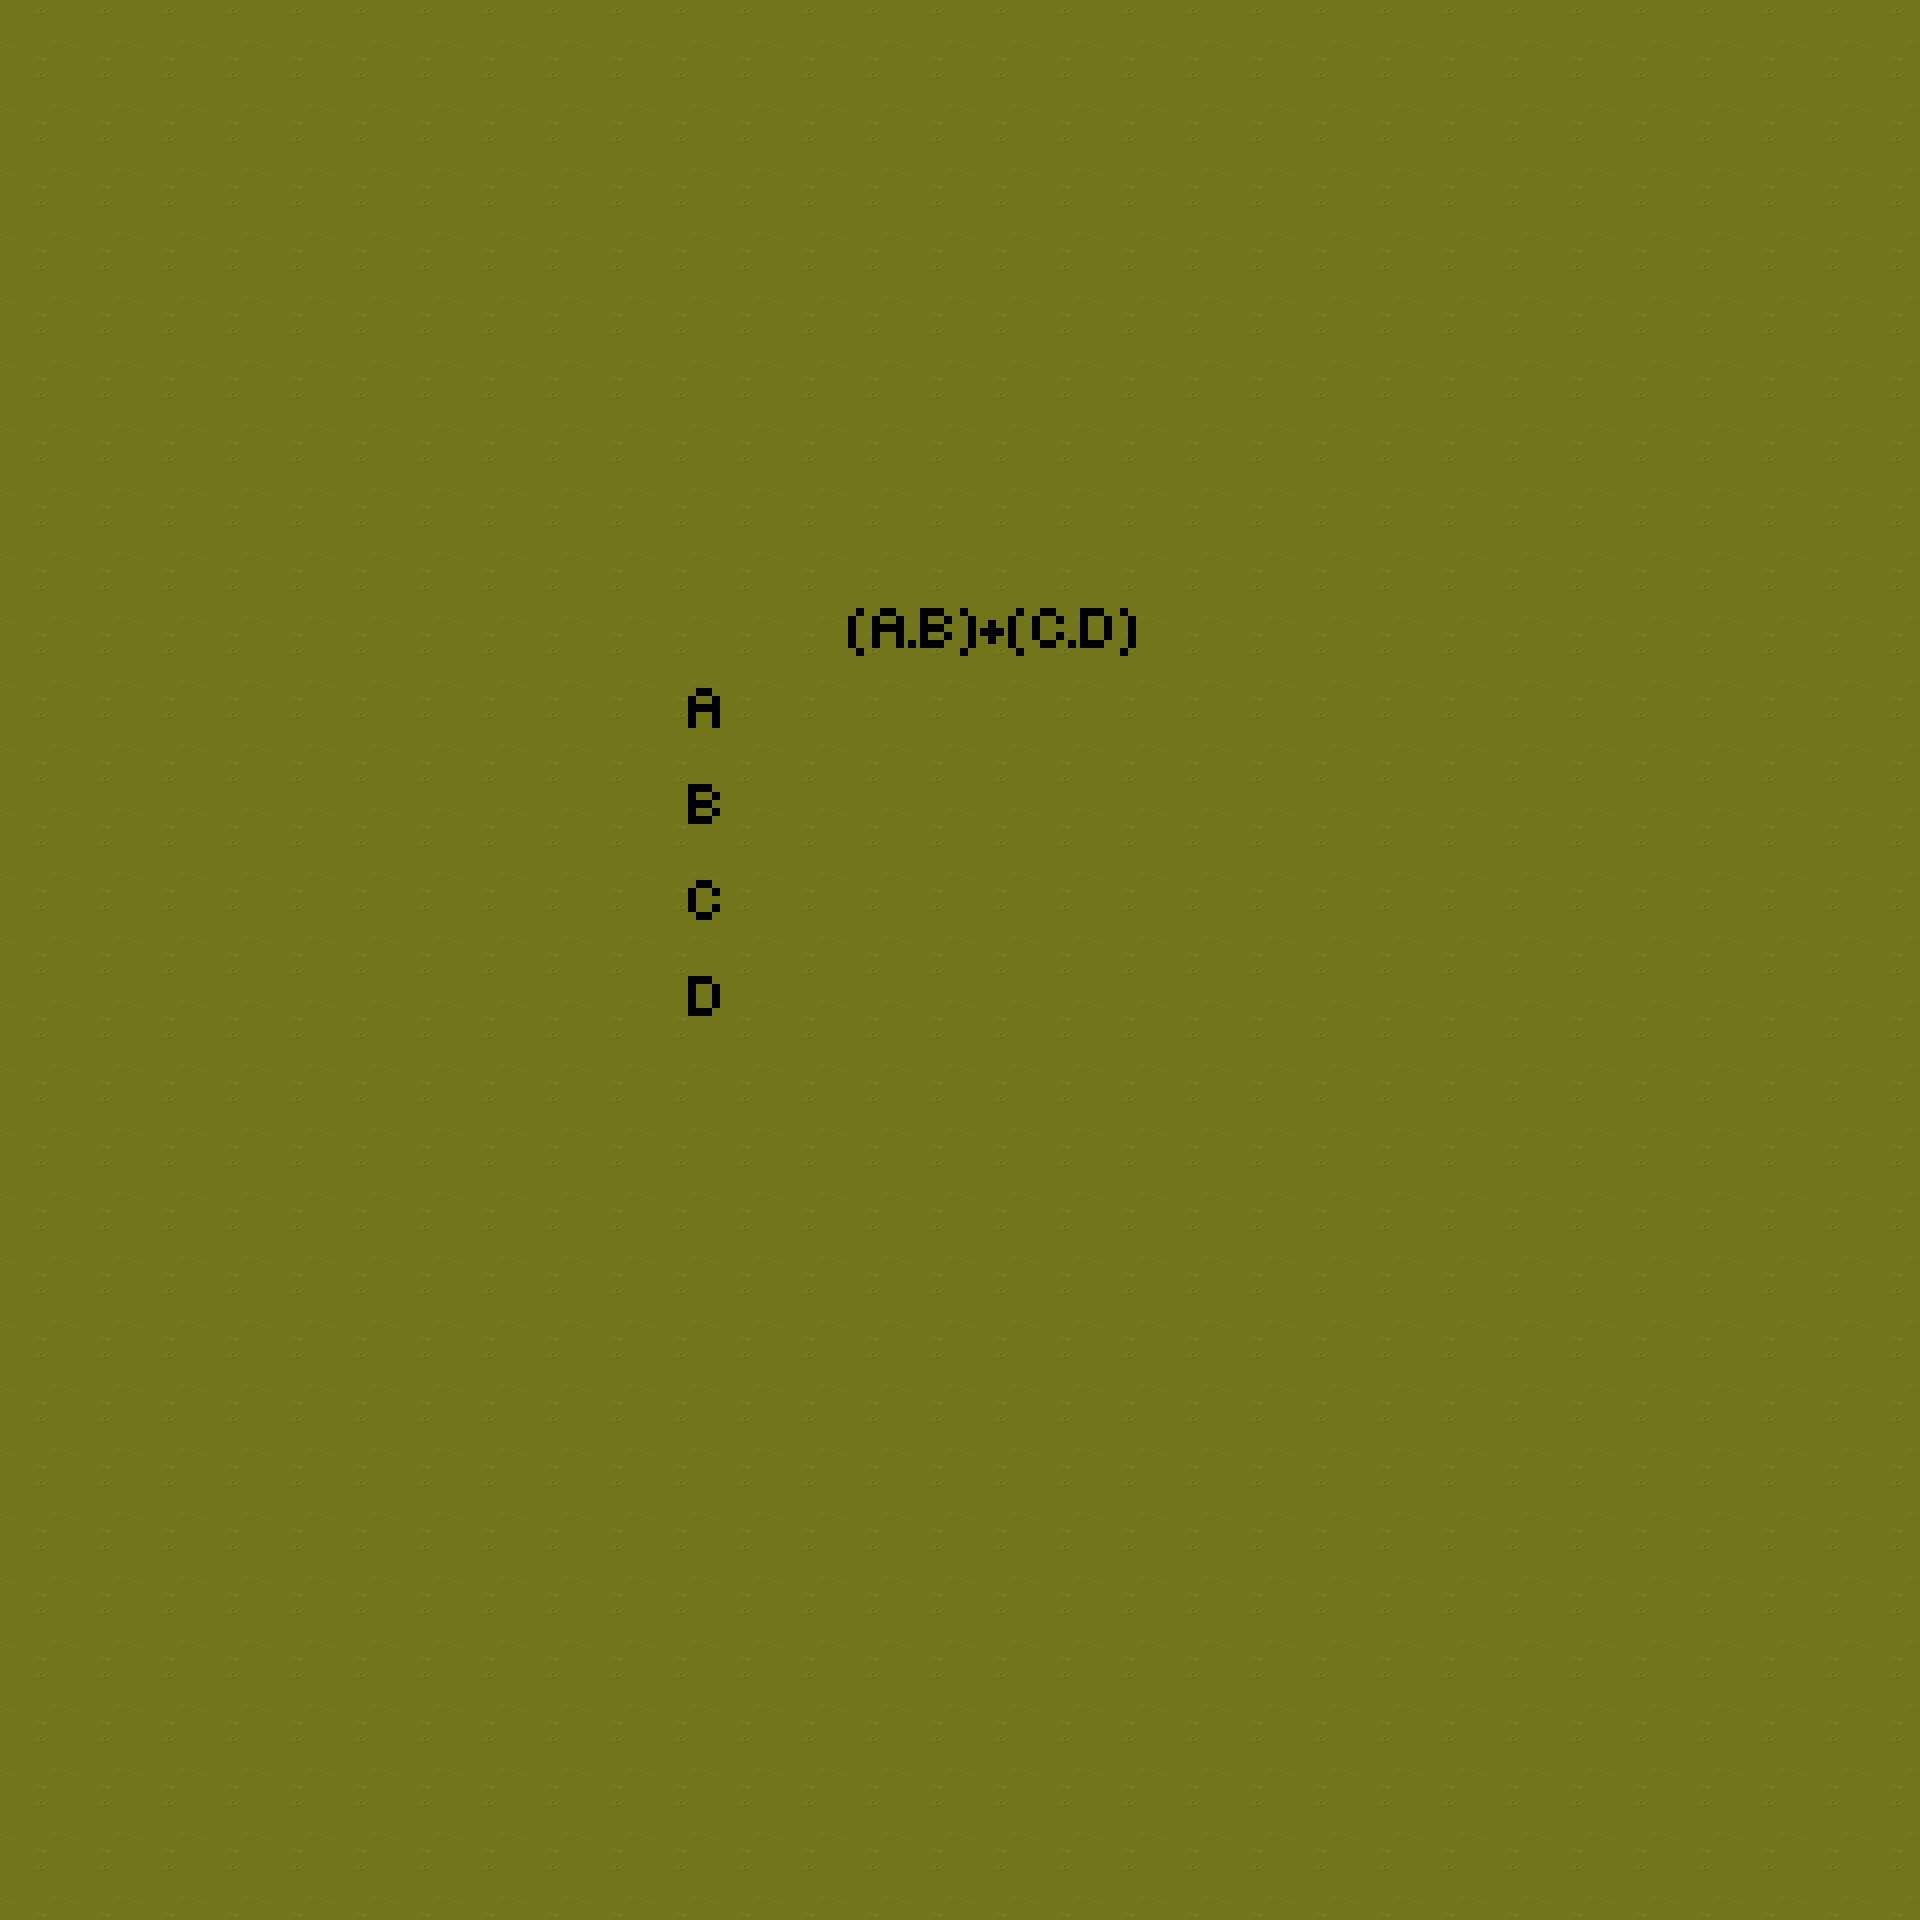

This is a level from a 2D game, rendered from its Tiled map with the project's own tilesets. A one-line summary and the complete map file follow:
An orthogonal 30x30 tile map with 64x64 px tiles, 2 tile layers (Ground, letters), 6 tilesets.

<map version="1.10" tiledversion="1.11.0" orientation="orthogonal" renderorder="right-down" width="30" height="30" tilewidth="64" tileheight="64" infinite="0" nextlayerid="10" nextobjectid="80">
 <editorsettings>
  <export target="../maps/level1.lua" format="lua" />
 </editorsettings>
 <tileset firstgid="1" name="test-tiled" tilewidth="64" tileheight="64" tilecount="54" columns="9">
  <image source="../maps/tileset.png" width="576" height="384" />
 </tileset>
 <tileset firstgid="55" name="TX Tileset Stone Ground" tilewidth="64" tileheight="64" tilecount="16" columns="4">
  <image source="../maps/Texture/TX Tileset Stone Ground.png" width="256" height="256" />
 </tileset>
 <tileset firstgid="71" name="TX Tileset Grass" tilewidth="64" tileheight="64" tilecount="16" columns="4">
  <image source="../maps/Texture/TX Tileset Grass.png" width="256" height="256" />
 </tileset>
 <tileset firstgid="87" name="abcd" tilewidth="64" tileheight="64" tilecount="209" columns="19">
  <image source="../maps/abcd.png" width="1248" height="712" />
 </tileset>
 <tileset firstgid="296" name="a_b" tilewidth="64" tileheight="64" tilecount="209" columns="19">
  <image source="../maps/a_b.png" width="1248" height="712" />
 </tileset>
 <tileset firstgid="505" name="a_b+c_d" tilewidth="64" tileheight="64" tilecount="45" columns="9">
  <image source="../maps/a_b+c_d.png" width="624" height="356" />
 </tileset>
 <layer id="1" name="Ground" width="30" height="30">
  <data encoding="csv">
71,71,71,71,71,71,71,71,71,71,71,71,71,71,71,71,71,71,71,71,71,71,71,71,71,71,71,71,71,71,
71,71,71,71,71,71,71,71,71,71,71,71,71,71,71,71,71,71,71,71,71,71,71,71,71,71,71,71,71,71,
71,71,71,71,71,71,71,71,71,71,71,71,71,71,71,71,71,71,71,71,71,71,71,71,71,71,71,71,71,71,
71,71,71,71,71,71,71,71,71,71,71,71,71,71,71,71,71,71,71,71,71,71,71,71,71,71,71,71,71,71,
71,71,71,71,71,71,71,71,71,71,71,71,71,71,71,71,71,71,71,71,71,71,71,71,71,71,71,71,71,71,
71,71,71,71,71,71,71,71,71,71,71,71,71,71,71,71,71,71,71,71,71,71,71,71,71,71,71,71,71,71,
71,71,71,71,71,71,71,71,71,71,71,71,71,71,71,71,71,71,71,71,71,71,71,71,71,71,71,71,71,71,
71,71,71,71,71,71,71,71,71,71,71,71,71,71,71,71,71,71,71,71,71,71,71,71,71,71,71,71,71,71,
71,71,71,71,71,71,71,71,71,71,71,71,71,71,71,71,71,71,71,71,71,71,71,71,71,71,71,71,71,71,
71,71,71,71,71,71,71,71,71,71,71,71,71,71,71,71,71,71,71,71,71,71,71,71,71,71,71,71,71,71,
71,71,71,71,71,71,71,71,71,71,71,71,71,71,71,71,71,71,71,71,71,71,71,71,71,71,71,71,71,71,
71,71,71,71,71,71,71,71,71,71,71,71,71,71,71,71,71,71,71,71,71,71,71,71,71,71,71,71,71,71,
71,71,71,71,71,71,71,71,71,71,71,71,71,71,71,71,71,71,71,71,71,71,71,71,71,71,71,71,71,71,
71,71,71,71,71,71,71,71,71,71,71,71,71,71,71,71,71,71,71,71,71,71,71,71,71,71,71,71,71,71,
71,71,71,71,71,71,71,71,71,71,71,71,71,71,71,71,71,71,71,71,71,71,71,71,71,71,71,71,71,71,
71,71,71,71,71,71,71,71,71,71,71,71,71,71,71,71,71,71,71,71,71,71,71,71,71,71,71,71,71,71,
71,71,71,71,71,71,71,71,71,71,71,71,71,71,71,71,71,71,71,71,71,71,71,71,71,71,71,71,71,71,
71,71,71,71,71,71,71,71,71,71,71,71,71,71,71,71,71,71,71,71,71,71,71,71,71,71,71,71,71,71,
71,71,71,71,71,71,71,71,71,71,71,71,71,71,71,71,71,71,71,71,71,71,71,71,71,71,71,71,71,71,
71,71,71,71,71,71,71,71,71,71,71,71,71,71,71,71,71,71,71,71,71,71,71,71,71,71,71,71,71,71,
71,71,71,71,71,71,71,71,71,71,71,71,71,71,71,71,71,71,71,71,71,71,71,71,71,71,71,71,71,71,
71,71,71,71,71,71,71,71,71,71,71,71,71,71,71,71,71,71,71,71,71,71,71,71,71,71,71,71,71,71,
71,71,71,71,71,71,71,71,71,71,71,71,71,71,71,71,71,71,71,71,71,71,71,71,71,71,71,71,71,71,
71,71,71,71,71,71,71,71,71,71,71,71,71,71,71,71,71,71,71,71,71,71,71,71,71,71,71,71,71,71,
71,71,71,71,71,71,71,71,71,71,71,71,71,71,71,71,71,71,71,71,71,71,71,71,71,71,71,71,71,71,
71,71,71,71,71,71,71,71,71,71,71,71,71,71,71,71,71,71,71,71,71,71,71,71,71,71,71,71,71,71,
71,71,71,71,71,71,71,71,71,71,71,71,71,71,71,71,71,71,71,71,71,71,71,71,71,71,71,71,71,71,
71,71,71,71,71,71,71,71,71,71,71,71,71,71,71,71,71,71,71,71,71,71,71,71,71,71,71,71,71,71,
71,71,71,71,71,71,71,71,71,71,71,71,71,71,71,71,71,71,71,71,71,71,71,71,71,71,71,71,71,71,
71,71,71,71,71,71,71,71,71,71,71,71,71,71,71,71,71,71,71,71,71,71,71,71,71,71,71,71,71,71
</data>
 </layer>
 <layer id="7" name="letters" width="30" height="30">
  <data encoding="csv">
0,0,0,0,0,0,0,0,0,0,0,0,0,0,0,0,0,0,0,0,0,0,0,0,0,0,0,0,0,0,
0,0,0,0,0,0,0,0,0,0,0,0,0,0,0,0,0,0,0,0,0,0,0,0,0,0,0,0,0,0,
0,0,0,0,0,0,0,0,0,0,0,0,0,0,0,0,0,0,0,0,0,0,0,0,0,0,0,0,0,0,
0,0,0,0,0,0,0,0,0,0,0,0,0,0,0,0,0,0,0,0,0,0,0,0,0,0,0,0,0,0,
0,0,0,0,0,0,0,0,0,0,0,0,0,0,0,0,0,0,0,0,0,0,0,0,0,0,0,0,0,0,
0,0,0,0,0,0,0,0,0,0,0,0,0,0,0,0,0,0,0,0,0,0,0,0,0,0,0,0,0,0,
0,0,0,0,0,0,0,0,0,0,0,0,0,0,0,0,0,0,0,0,0,0,0,0,0,0,0,0,0,0,
0,0,0,0,0,0,0,0,0,0,0,0,0,0,0,0,0,0,0,0,0,0,0,0,0,0,0,0,0,0,
0,0,0,0,0,0,0,0,0,0,0,0,0,0,0,0,0,0,0,0,0,0,0,0,0,0,0,0,0,0,
0,0,0,0,0,0,0,0,0,0,0,0,0,505,506,507,508,509,0,0,0,0,0,0,0,0,0,0,0,0,
0,0,0,0,0,0,0,0,0,0,92,93,0,514,515,516,517,518,0,0,0,0,0,0,0,0,0,0,0,0,
0,0,0,0,0,0,0,0,0,0,111,112,0,0,0,0,0,0,0,0,0,0,0,0,0,0,0,0,0,0,
0,0,0,0,0,0,0,0,0,0,130,131,0,0,0,0,0,0,0,0,0,0,0,0,0,0,0,0,0,0,
0,0,0,0,0,0,0,0,0,0,149,150,0,0,0,0,0,0,0,0,0,0,0,0,0,0,0,0,0,0,
0,0,0,0,0,0,0,0,0,0,168,169,0,0,0,0,0,0,0,0,0,0,0,0,0,0,0,0,0,0,
0,0,0,0,0,0,0,0,0,0,187,188,0,0,0,0,0,0,0,0,0,0,0,0,0,0,0,0,0,0,
0,0,0,0,0,0,0,0,0,0,0,0,0,0,0,0,0,0,0,0,0,0,0,0,0,0,0,0,0,0,
0,0,0,0,0,0,0,0,0,0,0,0,0,0,0,0,0,0,0,0,0,0,0,0,0,0,0,0,0,0,
0,0,0,0,0,0,0,0,0,0,0,0,0,0,0,0,0,0,0,0,0,0,0,0,0,0,0,0,0,0,
0,0,0,0,0,0,0,0,0,0,0,0,0,0,0,0,0,0,0,0,0,0,0,0,0,0,0,0,0,0,
0,0,0,0,0,0,0,0,0,0,0,0,0,0,0,0,0,0,0,0,0,0,0,0,0,0,0,0,0,0,
0,0,0,0,0,0,0,0,0,0,0,0,0,0,0,0,0,0,0,0,0,0,0,0,0,0,0,0,0,0,
0,0,0,0,0,0,0,0,0,0,0,0,0,0,0,0,0,0,0,0,0,0,0,0,0,0,0,0,0,0,
0,0,0,0,0,0,0,0,0,0,0,0,0,0,0,0,0,0,0,0,0,0,0,0,0,0,0,0,0,0,
0,0,0,0,0,0,0,0,0,0,0,0,0,0,0,0,0,0,0,0,0,0,0,0,0,0,0,0,0,0,
0,0,0,0,0,0,0,0,0,0,0,0,0,0,0,0,0,0,0,0,0,0,0,0,0,0,0,0,0,0,
0,0,0,0,0,0,0,0,0,0,0,0,0,0,0,0,0,0,0,0,0,0,0,0,0,0,0,0,0,0,
0,0,0,0,0,0,0,0,0,0,0,0,0,0,0,0,0,0,0,0,0,0,0,0,0,0,0,0,0,0,
0,0,0,0,0,0,0,0,0,0,0,0,0,0,0,0,0,0,0,0,0,0,0,0,0,0,0,0,0,0,
0,0,0,0,0,0,0,0,0,0,0,0,0,0,0,0,0,0,0,0,0,0,0,0,0,0,0,0,0,0
</data>
 </layer>
</map>
